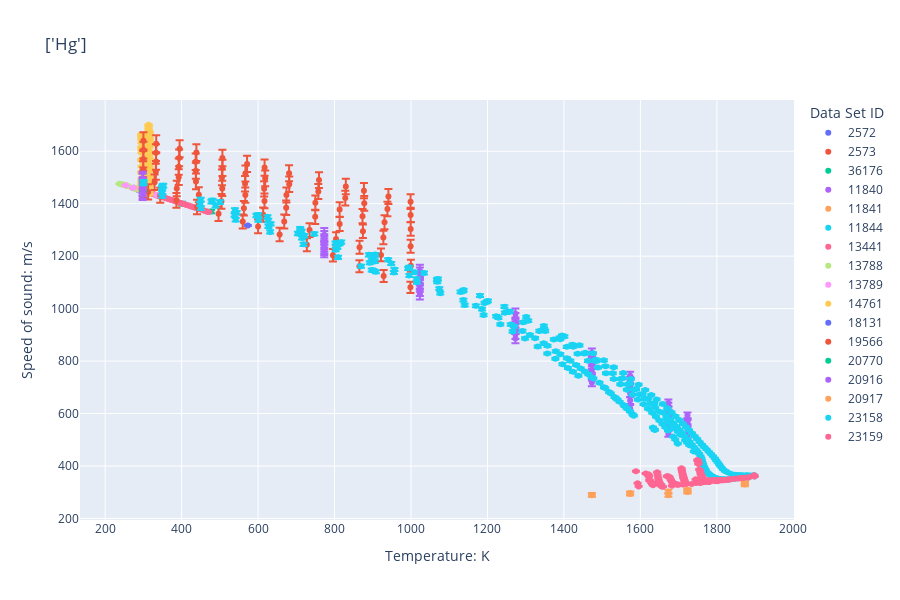

Notebook code for this chart:
### Code cell
import plotly.express as px
import math

x = []
y = []

n = 0
for a, b, c in zip(df['Representation'], df['State'], df[f'{y_lab}: {des_un_prop}']):
    if (a != rep) and (rep != False): # drops all data points which don't have wanted represenation
        df = df.drop(df.index[n], axis = 0)
        n -= 1
    elif (b != [state]) and (state != False): # drops all points which don't have the wanted state
        df = df.drop(df.index[n], axis = 0)
        n -= 1
    elif math.isnan(c): # drops all data points which have a None value in the property
        df = df.drop(df.index[n], axis = 0)
        n -= 1
    n += 1

if show_uncertainty: # plots graph with uncertainty
    fig = px.scatter(df, x=f'{x_lab}: {des_un_var}',y=f'{y_lab}: {des_un_prop}', title=str(compound), color='Data Set ID', hover_data=[df['Ref Temp'], df.State, df.Representation, df.Method, df.Description, df.Year], error_y='Uncertainty', height=600)
else: # plots graph without uncertainty
    fig = px.scatter(df, x=f'{x_lab}: {des_un_var}',y=f'{y_lab}: {des_un_prop}', title=str(compound), color='Data Set ID', hover_data=[df['Ref Temp'], df.State, df.Representation, df.Method, df.Description, df.Year], height=600)

fig.show()
